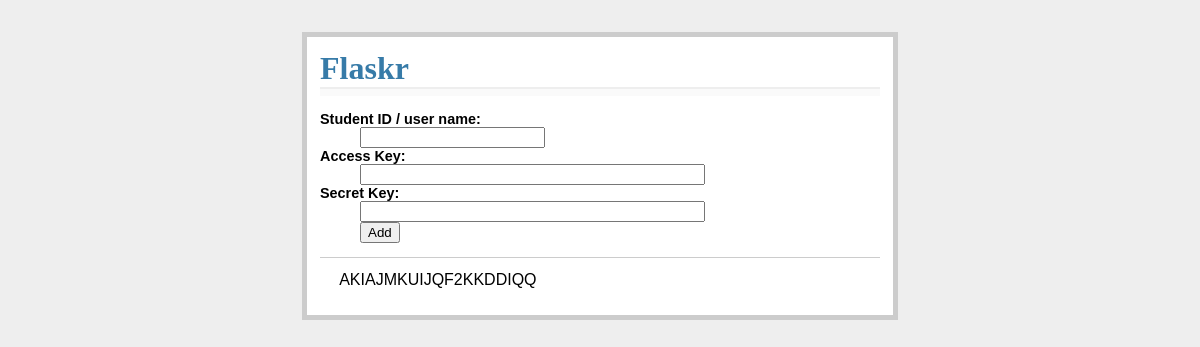
The page /c on the database as committed earlier.
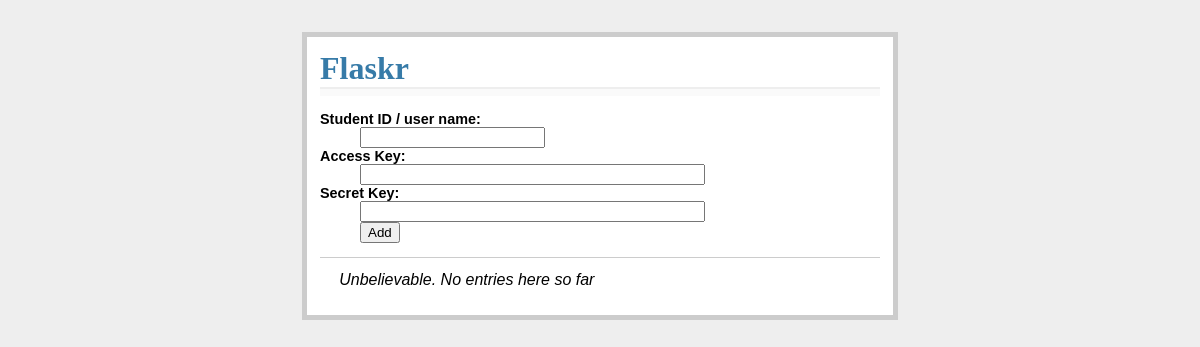
The same page on the database as committed later.
### tables this page shows
CREATE TABLE credentials (
  name varchar(32) not null unique ,
  access_key varchar(255) not null primary key,
  secret_key varchar(255) not null
);

### service.py (the view)
@app.route('/c', methods=['GET'])
def show_credentials():
    db = get_db()
    cur = db.execute('select * FROM credentials ORDER BY name')
    entries = cur.fetchall()
    return render_template('show_credentials.html', entries=entries)

### service.py (called while the page is built)
def connect_db():
    rv = sqlite3.connect(os.path.join(app.root_path, 'app.db'),
                         detect_types=sqlite3.PARSE_DECLTYPES|sqlite3.PARSE_COLNAMES)
    rv.row_factory = sqlite3.Row
    return rv

def get_db():
    if not hasattr(g, 'sqlite_db'):
        g.sqlite_db = connect_db()
    return g.sqlite_db

### templates/show_credentials.html
{% extends "layout.html" %}
{% block body %}
    <form action="{{ url_for('add_credential') }}" method=post class=add-entry>
      <dl>
        <dt>Student ID / user name:
        <dd><input type=text size=20 name="name">
        <dt>Access Key:
        <dd><input type=text size=40  name="access_key">
        <dt>Secret Key:
        <dd><input type=text size=40  name="secret_key">
        <dd><input type=submit value="Add">
      </dl>
    </form>
  <ul class=entries>
  {% for entry in entries %}
    <li><h2>{{ entry.id }}</h2>{{ entry.access_key|safe }}
  {% else %}
    <li><em>Unbelievable.  No entries here so far</em>
  {% endfor %}
  </ul>
{% endblock %}

### templates/layout.html (shortened to what this page needs)
<!doctype html>
<link rel=stylesheet type=text/css href="{{ url_for('static', filename='style.css') }}">
<div class=page>
  <h1>Flaskr</h1>
  <div class=metanav>
  </div>
  {% block body %}{% endblock %}
</div>

### static/style.css (style rules this page uses)
a, h1, h2 { color: #377ba8; }
h1, h2 { font-family: 'Georgia', serif; margin: 0; }
h1 { border-bottom: 2px solid #eee; }
.page { margin: 2em auto; width: 35em; border: 5px solid #ccc; padding: 0.8em; background: white; }
.entries { list-style: none; margin: 0; padding: 0; }
.entries li { margin: 0.8em 1.2em; }
.add-entry { font-size: 0.9em; border-bottom: 1px solid #ccc; }
.add-entry dl { font-weight: bold; }
.metanav { text-align: right; font-size: 0.8em; padding: 0.3em; margin-bottom: 1em; background: #fafafa; }

Rows that differ between the two databases and show on the page:
removed credentials: access_key "AKIAJMKUIJQF2KKDDIQQ"
Other text that changed with them:
text now shown: "Unbelievable. No entries here so far"
